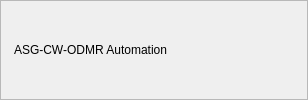
          <widget class="QFrame" name="frame">
           <property name="sizePolicy">
            <sizepolicy hsizetype="Preferred" vsizetype="Preferred">
             <horstretch>0</horstretch>
             <verstretch>1</verstretch>
            </sizepolicy>
           </property>
           <property name="minimumSize">
            <size>
             <width>0</width>
             <height>40</height>
            </size>
           </property>
           <property name="baseSize">
            <size>
             <width>0</width>
             <height>0</height>
            </size>
           </property>
           <property name="styleSheet">
            <string notr="true"/>
           </property>
           <property name="frameShape">
            <enum>QFrame::StyledPanel</enum>
           </property>
           <property name="frameShadow">
            <enum>QFrame::Raised</enum>
           </property>
           <layout class="QHBoxLayout" name="horizontalLayout_2" stretch="0,0,80,3,3,3">
            <property name="spacing">
             <number>1</number>
            </property>
            <property name="leftMargin">
             <number>5</number>
            </property>
            <property name="topMargin">
             <number>1</number>
            </property>
            <property name="rightMargin">
             <number>1</number>
            </property>
            <property name="bottomMargin">
             <number>1</number>
            </property>
            <item>
             <widget class="QLabel" name="label_2">
              <property name="text">
               <string/>
              </property>
              <property name="pixmap">
               <pixmap resource="resources.qrc">:/my_icons/images/icons/window_title_icon.png</pixmap>
              </property>
             </widget>
            </item>
            <item>
             <widget class="QLabel" name="label">
              <property name="sizePolicy">
               <sizepolicy hsizetype="Preferred" vsizetype="Preferred">
                <horstretch>0</horstretch>
                <verstretch>0</verstretch>
               </sizepolicy>
              </property>
              <property name="font">
               <font>
                <family>Microsoft YaHei UI</family>
                <pointsize>9</pointsize>
                <weight>50</weight>
                <italic>false</italic>
                <bold>false</bold>
               </font>
              </property>
              <property name="styleSheet">
               <string notr="true"/>
              </property>
              <property name="text">
               <string>ASG-CW-ODMR Automation</string>
              </property>
             </widget>
            </item>
            <item>
             <spacer name="horizontalSpacer_2">
              <property name="orientation">
               <enum>Qt::Horizontal</enum>
              </property>
              <property name="sizeHint" stdset="0">
               <size>
                <width>40</width>
                <height>20</height>
               </size>
              </property>
             </spacer>
            </item>
            <item>
             <widget class="QPushButton" name="min_btn">
              <property name="sizePolicy">
               <sizepolicy hsizetype="Minimum" vsizetype="Fixed">
                <horstretch>0</horstretch>
                <verstretch>0</verstretch>
               </sizepolicy>
              </property>
              <property name="maximumSize">
               <size>
                <width>60</width>
                <height>30</height>
               </size>
              </property>
              <property name="styleSheet">
               <string notr="true">QPushButton {	
	border: none;
	border-radius: 2px;
	background-color: rgba(239, 244, 249, 0);
}
QPushButton:hover {
	background-color: rgb(160, 160, 160,100);
}
QPushButton:pressed {	
	background-color: transparent;
}
</string>
              </property>
              <property name="text">
               <string/>
              </property>
              <property name="icon">
               <iconset resource="resources.qrc">
                <normaloff>:/my_icons/images/icons/min.svg</normaloff>:/my_icons/images/icons/min.svg</iconset>
              </property>
             </widget>
            </item>
            <item>
             <widget class="QPushButton" name="max_btn">
              <property name="sizePolicy">
               <sizepolicy hsizetype="Minimum" vsizetype="Fixed">
                <horstretch>0</horstretch>
                <verstretch>0</verstretch>
               </sizepolicy>
              </property>
              <property name="maximumSize">
               <size>
                <width>60</width>
                <height>30</height>
               </size>
              </property>
              <property name="styleSheet">
               <string notr="true">QPushButton {	
	border: none;
	border-radius: 2px;
	background-color: rgba(239, 244, 249, 0);
}
QPushButton:hover {
	background-color: rgb(160, 160, 160,100);
}
QPushButton:pressed {	
	background-color: transparent;
}</string>
              </property>
              <property name="text">
               <string/>
              </property>
              <property name="icon">
               <iconset resource="resources.qrc">
                <normaloff>:/my_icons/images/icons/max.svg</normaloff>:/my_icons/images/icons/max.svg</iconset>
              </property>
              <property name="iconSize">
               <size>
                <width>20</width>
                <height>20</height>
               </size>
              </property>
             </widget>
            </item>
            <item>
             <widget class="QPushButton" name="close_btn">
              <property name="sizePolicy">
               <sizepolicy hsizetype="Minimum" vsizetype="Fixed">
                <horstretch>0</horstretch>
                <verstretch>0</verstretch>
               </sizepolicy>
              </property>
              <property name="maximumSize">
               <size>
                <width>60</width>
                <height>30</height>
               </size>
              </property>
              <property name="styleSheet">
               <string notr="true">QPushButton {	
	border: none;
	border-radius: 2px;
	background-color: rgba(239, 244, 249, 0);
}
QPushButton:hover {
	background-color: rgb(196, 43, 28,200);
}
QPushButton:pressed {	
	background-color: transparent;
}</string>
              </property>
              <property name="text">
               <string/>
              </property>
              <property name="icon">
               <iconset resource="resources.qrc">
                <normaloff>:/my_icons/images/icons/close_btn.svg</normaloff>:/my_icons/images/icons/close_btn.svg</iconset>
              </property>
             </widget>
            </item>
           </layout>
          </widget>
